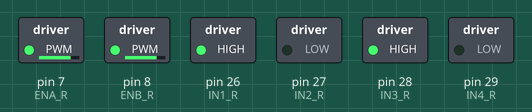
Bench run of a sketch on a simulated Arduino Mega 2560, built with avr-gcc and run on an emulated ATmega2560. Parts: switched loads named in the sketch (green lamp = pin HIGH).

Above: at 0.05 s.
At 6.5 s:
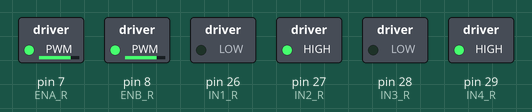
At 12.95 s:
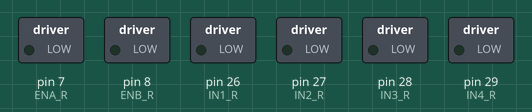
Timing chart, 0 to 16.9 s (numbered marks = the images above):
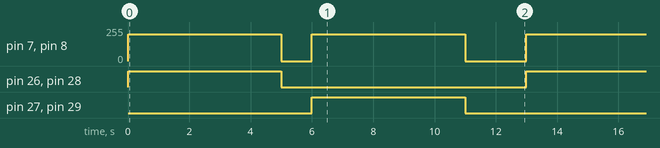

Measured:
- by itself, pin 7 (ENA_R), pin 8 (ENB_R): repeats every 13.0 s: 0/255 1.0 s, 200/255 5.0 s, 0/255 2.0 s, 200/255 5.0 s
- by itself, pin 26 (IN1_R), pin 27 (IN2_R), pin 28 (IN3_R), pin 29 (IN4_R): alternates HIGH for 5.0 s and LOW for 8.0 s

The sketch:

test_pwm_rear_motors.ino
```cpp
// ----- Pin Definitions -----
#define ENA_R 7   // Rear Left Enable (PWM)
#define ENB_R 8   // Rear Right Enable (PWM)
#define IN1_R 26  // RL IN1
#define IN2_R 27  // RL IN2
#define IN3_R 28  // RR IN3
#define IN4_R 29  // RR IN4

void setup() {
  // Rear motor pins
  pinMode(ENA_R, OUTPUT);
  pinMode(ENB_R, OUTPUT);
  pinMode(IN1_R, OUTPUT);
  pinMode(IN2_R, OUTPUT);
  pinMode(IN3_R, OUTPUT);
  pinMode(IN4_R, OUTPUT);

  // Ensure motors are stopped initially
  stopMotorsRear();
}

void loop() {
  // ----- Forward -----
  digitalWrite(IN1_R, HIGH);
  digitalWrite(IN2_R, LOW);
  digitalWrite(IN3_R, HIGH);
  digitalWrite(IN4_R, LOW);

  analogWrite(ENA_R, 200); // PWM speed (0-255)
  analogWrite(ENB_R, 200);

  delay(5000);  // run 5 seconds

  stopMotorsRear();
  delay(1000);

  // ----- Reverse -----
  digitalWrite(IN1_R, LOW);
  digitalWrite(IN2_R, HIGH);
  digitalWrite(IN3_R, LOW);
  digitalWrite(IN4_R, HIGH);

  analogWrite(ENA_R, 200);
  analogWrite(ENB_R, 200);

  delay(5000);

  stopMotorsRear();
  delay(2000);
}

void stopMotorsRear() {
  analogWrite(ENA_R, 0);
  analogWrite(ENB_R, 0);
  digitalWrite(IN1_R, LOW);
  digitalWrite(IN2_R, LOW);
  digitalWrite(IN3_R, LOW);
  digitalWrite(IN4_R, LOW);
}
```
